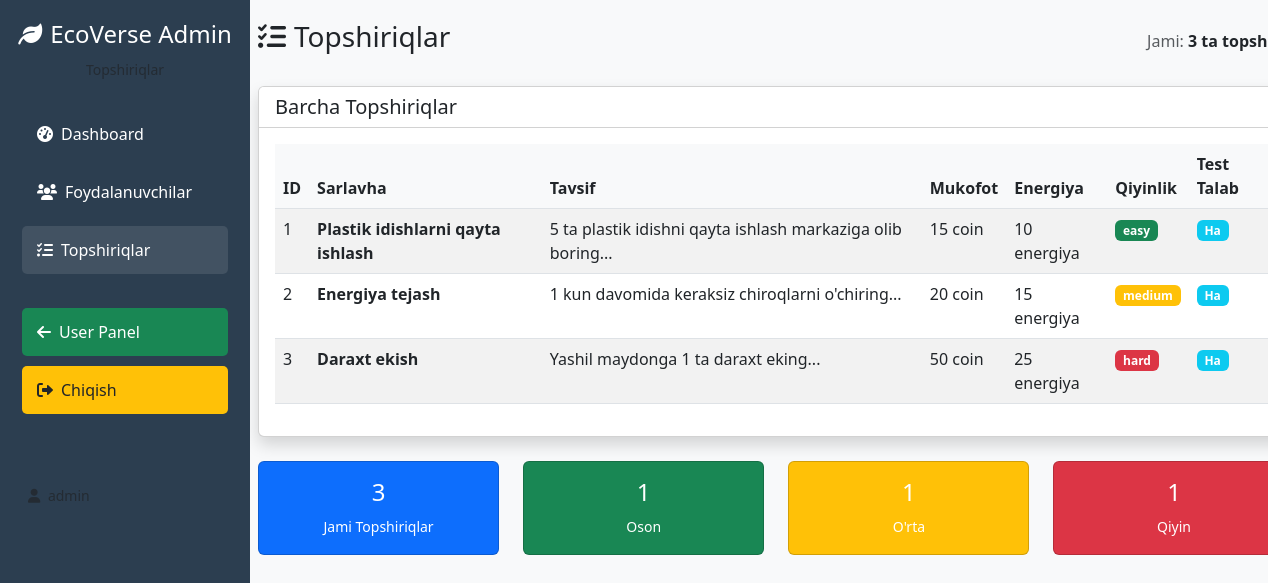
The app's page /admin/tasks (signed in) with its own data.
### app.py (models this page shows)
class Task(db.Model):
    id = db.Column(db.Integer, primary_key=True)
    title = db.Column(db.String(100), nullable=False)
    description = db.Column(db.Text, nullable=False)
    reward_coins = db.Column(db.Integer, default=10)
    energy_cost = db.Column(db.Integer, default=10)
    difficulty = db.Column(db.String(20), default='easy')
    quiz_required = db.Column(db.Boolean, default=True)

### app.py (the view)
@app.route('/admin/tasks')
@login_required
def admin_tasks():
    if not current_user.is_admin:
        flash('Sizga admin huquqi berilmagan!', 'error')
        return redirect(url_for('dashboard'))
    tasks = Task.query.all()
    return render_template('admin_tasks.html', user=current_user, tasks=tasks)

### app.py (called while the page is built)
@login_manager.user_loader
def load_user(user_id):
    return User.query.get(int(user_id))

### templates/admin_tasks.html (shortened to what this page needs)
<!DOCTYPE html>
<html lang="uz">
<head>
    <link href="https://cdn.jsdelivr.net/npm/bootstrap@5.3.0/dist/css/bootstrap.min.css" rel="stylesheet">
    <link rel="stylesheet" href="https://cdnjs.cloudflare.com/ajax/libs/font-awesome/6.0.0/css/all.min.css">
</head>
<body>
    <div class="container-fluid p-0">
        <div class="row">
            <div class="col-md-3 col-lg-2 admin-sidebar">
                <div class="sidebar-sticky">
                    <div class="text-center mb-4">
                        <h4><i class="fas fa-leaf me-2"></i>EcoVerse Admin</h4>
                        <small class="text-muted">Topshiriqlar</small>
                    </div>
                    <ul class="nav flex-column">
                        <li class="nav-item">
                            <a class="nav-link" href="{{ url_for('admin_dashboard') }}">
                                <i class="fas fa-tachometer-alt me-2"></i>Dashboard
                            </a>
                        </li>
                        <li class="nav-item">
                            <a class="nav-link" href="{{ url_for('admin_users') }}">
                                <i class="fas fa-users me-2"></i>Foydalanuvchilar
                            </a>
                        </li>
                        <li class="nav-item">
                            <a class="nav-link active" href="{{ url_for('admin_tasks') }}">
                                <i class="fas fa-tasks me-2"></i>Topshiriqlar
                            </a>
                        </li>
                        <li class="nav-item mt-4">
                            <a class="nav-link bg-success" href="{{ url_for('dashboard') }}">
                                <i class="fas fa-arrow-left me-2"></i>User Panel
                            </a>
                        </li>
                        <li class="nav-item">
                            <a class="nav-link bg-warning text-dark" href="{{ url_for('logout') }}">
                                <i class="fas fa-sign-out-alt me-2"></i>Chiqish
                            </a>
                        </li>
                    </ul>
                    <div class="mt-5 p-3">
                        <small class="text-muted">
                            <i class="fas fa-user me-1"></i>
                        </small>
                    </div>
                </div>
            </div>
            <div class="col-md-9 col-lg-10 admin-main">
                <div class="d-flex justify-content-between align-items-center mb-4">
                    <h1 class="h3 text-gray-800">
                        <i class="fas fa-tasks me-2"></i>Topshiriqlar
                    </h1>
                    <div class="text-end">
                        <span class="text-muted">Jami: </span>
                        <strong>{{ tasks|length }} ta topshiriq</strong>
                    </div>
                </div>
                <div class="card shadow">
                    <div class="card-header bg-white">
                        <h5 class="mb-0">Barcha Topshiriqlar</h5>
                    </div>
                    <div class="card-body">
                        <div class="table-responsive">
                            <table class="table table-striped table-hover">
                                <thead>
                                    <tr>
                                        <th>ID</th>
                                        <th>Sarlavha</th>
                                        <th>Tavsif</th>
                                        <th>Mukofot</th>
                                        <th>Energiya</th>
                                        <th>Qiyinlik</th>
                                        <th>Test Talab</th>
                                    </tr>
                                </thead>
                                <tbody>
                                    {% for task in tasks %}
                                    <tr>
                                        <td>{{ task.id }}</td>
                                        <td><strong>{{ task.title }}</strong></td>
                                        <td>{{ task.description[:80] }}...</td>
                                        <td>{{ task.reward_coins }} coin</td>
                                        <td>{{ task.energy_cost }} energiya</td>
                                        <td>
                                            <span class="badge {% if task.difficulty == 'easy' %}bg-success{% elif task.difficulty == 'medium' %}bg-warning{% else %}bg-danger{% endif %}">
                                                {{ task.difficulty }}
                                            </span>
                                        </td>
                                        <td>
                                            {% if task.quiz_required %}
                                            <span class="badge bg-info">Ha</span>
                                            {% else %}
                                            <span class="badge bg-secondary">Yo'q</span>
                                            {% endif %}
                                        </td>
                                    </tr>
                                    {% endfor %}
                                </tbody>
                            </table>
                        </div>
                    </div>
                </div>
                <div class="row mt-4">
                    <div class="col-md-3">
                        <div class="card bg-primary text-white">
                            <div class="card-body text-center">
                                <h4>{{ tasks|length }}</h4>
                                <small>Jami Topshiriqlar</small>
                            </div>
                        </div>
                    </div>
                    <div class="col-md-3">
                        <div class="card bg-success text-white">
                            <div class="card-body text-center">
                                <h4>{{ tasks|selectattr('difficulty', 'equalto', 'easy')|list|length }}</h4>
                                <small>Oson</small>
                            </div>
                        </div>
                    </div>
                    <div class="col-md-3">
                        <div class="card bg-warning text-white">
                            <div class="card-body text-center">
                                <h4>{{ tasks|selectattr('difficulty', 'equalto', 'medium')|list|length }}</h4>
                                <small>O'rta</small>
                            </div>
                        </div>
                    </div>
                    <div class="col-md-3">
                        <div class="card bg-danger text-white">
                            <div class="card-body text-center">
                                <h4>{{ tasks|selectattr('difficulty', 'equalto', 'hard')|list|length }}</h4>
                                <small>Qiyin</small>
                            </div>
                        </div>
                    </div>
                </div>
            </div>
        </div>
    </div>
</body>
</html>

### templates/admin_tasks.html (style rules this page uses)
.admin-sidebar { background: #2c3e50; color: white; min-height: 100vh; position: fixed; width: 250px; left: 0; top: 0; z-index: 1000; }
.admin-main { margin-left: 250px; padding: 20px; min-height: 100vh; background: #f8f9fa; }
.nav-link { color: white; padding: 12px 15px; border-radius: 5px; margin: 5px 10px; transition: all 0.3s ease; }
.nav-link:hover, .nav-link.active { background: rgba(255,255,255,0.1); color: white; }
.sidebar-sticky { position: sticky; top: 0; height: 100vh; padding-top: 20px; overflow-y: auto; }
.table th { background: #f8f9fa; }

### records on screen
Task: id "1", title "Plastik idishlarni qayta ishlash", description "5 ta plastik idishni qayta ishlash markaziga olib boring", reward_coins "15", energy_cost "10", difficulty "easy", quiz_required "Ha"
Task: id "2", title "Energiya tejash", description "1 kun davomida keraksiz chiroqlarni o'chiring", reward_coins "20", energy_cost "15", difficulty "medium", quiz_required "Ha"
Task: id "3", title "Daraxt ekish", description "Yashil maydonga 1 ta daraxt eking", reward_coins "50", energy_cost "25", difficulty "hard", quiz_required "Ha"

### other values on screen
{{ tasks|length }} "3"
{{ tasks|selectattr('difficulty', 'equalto', 'easy')|list|length }} "1"
{{ tasks|selectattr('difficulty', 'equalto', 'medium')|list|length }} "1"
{{ tasks|selectattr('difficulty', 'equalto', 'hard')|list|length }} "1"
